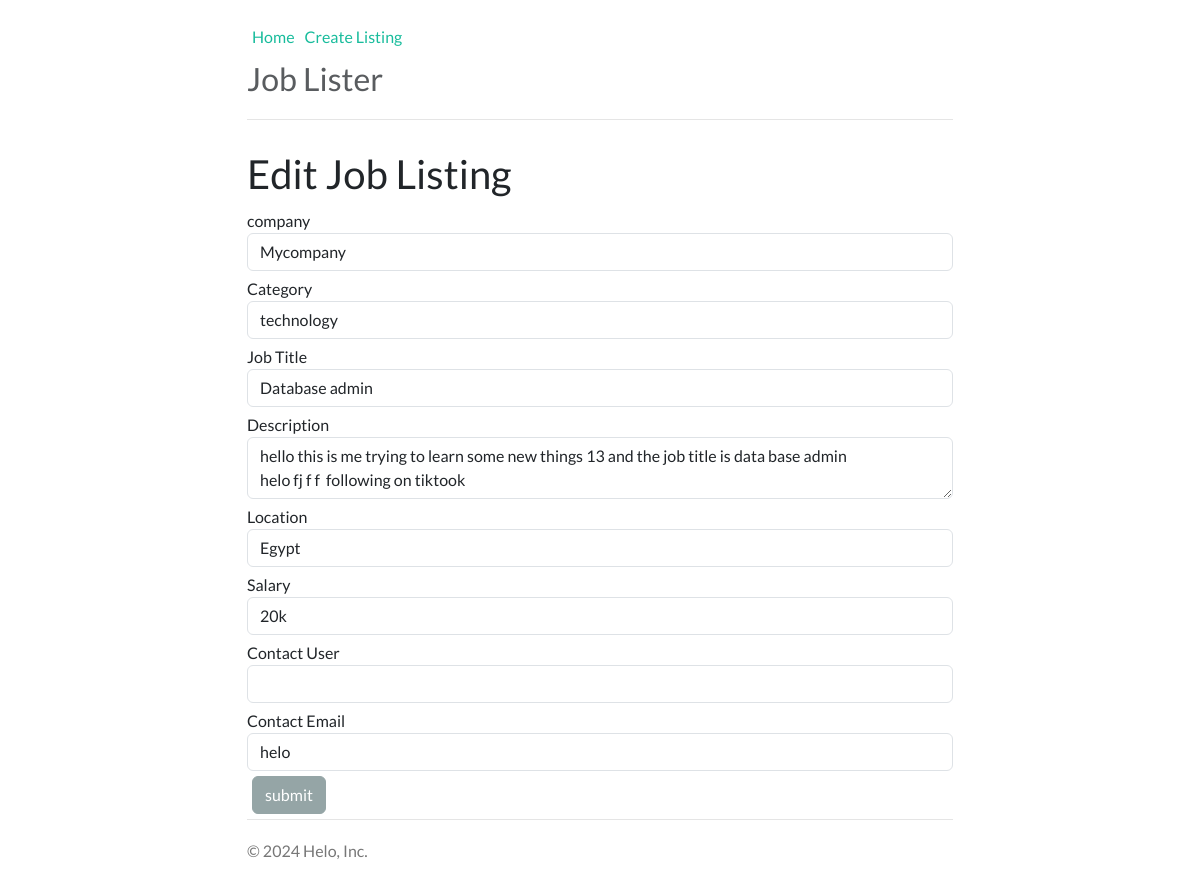
The page /edit.php?id=3 on the database its author committed.
### tables this page shows
CREATE TABLE `jobs` (
  `id` int(11) NOT NULL,
  `category_id` int(11) NOT NULL,
  `company` varchar(255) NOT NULL,
  `job_title` varchar(255) NOT NULL,
  `description` varchar(255) NOT NULL,
  `salary` varchar(255) NOT NULL,
  `location` varchar(255) NOT NULL,
  `contact_user` varchar(255) NOT NULL,
  `contact_email` varchar(255) NOT NULL,
  `post_date` timestamp NOT NULL DEFAULT current_timestamp()
);

### lib/template.php (called while the page is built, shortened)
<?php
class Template
{
    protected $template;
    public function __construct($template)
    {
        $this->template = $template;
    }
    public function __toString()
    {
        include basename($this->template);
        return ob_get_clean();
    }
}

### lib/database.php (called while the page is built, shortened)
<?php
class Database
{
    private $host = DB_HOST;
    private $user = DB_USER;
    private $pass = DB_PASS;
    private $dbName = DB_NAME;
    private $dbh;
    private $stmt;
    public function __construct()
    {
        $dsn = "mysql:host=" . $this->host . ';dbname=' . $this->dbName;
        $options = array(
            PDO::ATTR_PERSISTENT => true,
            PDO::ATTR_ERRMODE => PDO::ERRMODE_EXCEPTION
        );
        try {
            $this->dbh = new PDO($dsn, $this->user, $this->pass, $options);
        } catch (PDOException $e) {
            $this->error = $e->getMessage();
        }
    }
    public function query($query)
    {
        $this->stmt = $this->dbh->prepare($query);
    }
    public function bind($param, $value, $type = null)
    {
        if (is_null($type)) {
            switch (true) {
                default:
                    $type = PDO::PARAM_STR;
            }
        }
        $this->stmt->bindValue($param, $value, $type);
    }
    public function execute(){
        return $this->stmt->execute();
    }
    public function resultSet(){
        $this->execute();
        return $this->stmt->fetchAll(PDO::FETCH_OBJ);
    }
    public function single(){
        $this->execute();
        return $this->stmt->fetch(PDO::FETCH_OBJ);
    }
}

### lib/job.php (called while the page is built, shortened)
<?php
class Job
{
    private $db;
    public function __construct()
    {
        $this->db = new Database;
    }
    public function getCategories()
    {
        $this->db->query("SELECT * FROM `categories`");
        $results = $this->db->resultSet();
        return $results;
    }
    public function getJob($id)
    {
        $this->db->query("SELECT * FROM `jobs` WHERE id = :id");
        $this->db->bind(':id', $id);
        $row = $this->db->single();
        return $row;
    }
}

### templates/job-edit.php (the view, shortened to what this page needs)
<?php include 'inc/header.php' ?>
<h2 class="page-header">Edit Job Listing</h2>
<form action="edit.php?id=<?= $job->id; ?>" method="post">
    <div>
        <label style="margin-top:3px;">company</label>
        <input type="text" class="form-control" name="company" value="<?= $job->company ?>">
    </div>
    <div style="margin-top:3px;">
        <label style="margin-top:3px;">Category</label>
        <select class="form-control" name="category">
            <?php foreach ($categories as $category): ?>
                <?php if ($job->category_id == $category->id): ?>
                    <option selected value="<?= $category->id ?>"><?php echo $category->name ?></option>
                <?php else: ?>
                    <option value="<?= $category->id ?>"><?= $category->name ?></option>
                <?php endif; ?>
            <?php endforeach; ?>
        </select>
    </div>
    <div style="margin-top:3px;">
        <label style="margin-top:3px;">Job Title</label>
        <input type="text" class="form-control" name="job_title" value="<?= $job->job_title ?>">
    </div>
    <div style="margin-top:3px;">
        <label style="margin-top:3px;">Description</label>
        <textarea class="form-control" name="description"><?= $job->description ?></textarea>
    </div>
    <div style="margin-top:3px;">
        <label style="margin-top:3px;">Location</label>
        <input type="text" class="form-control" name="location" value="<?= $job->location ?>">
    </div>
    <div style="margin-top:3px;">
        <label style="margin-top:3px;">Salary</label>
        <input type="text" class="form-control" name="salary" value="<?= $job->salary ?>">
    </div>
    <div style="margin-top:3px;">
        <label style="margin-top:3px;">Contact User</label>
        <input type="text" class="form-control" name="contact_user" value="<?= $job->contact_user ?>">
    </div>
    <div style="margin-top: 3px;">
        <label style="margin-top:3px;">Contact Email</label>
        <input type="email" class="form-control" name="contact_email" value="<?= $job->contact_email ?>">
    </div>
    <input style="margin:5px;" type="submit" class="btn btn-secondary" value="submit" name="submit">
</form>
<?php include 'inc/footer.php' ?>

### templates/css/style.css (style rules this page uses)
body { padding-top: 20px; padding-bottom: 20px; }

### rows shown on the page
jobs: company "Mycompany", job_title "Database admin", description "hello this is me trying to learn some new things 13 and the job title is data base admin helo fj f f following on tiktook", location "Egypt", salary "20k", contact_email "helo"

### other values the page prints
SITE_TITLE "Job Lister"
form field category "technology"
